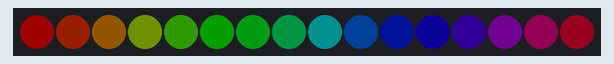
A sketch run on a simulated Arduino Uno, built with avr-gcc and run on an emulated ATmega328P. Shown: 16 RGB LEDs in strip order, left to right. Dim RGB values are drawn brighter than linear.

Above: at 0.15 s.
At 4.06 s:
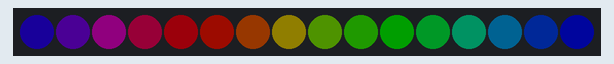
At 10.07 s:
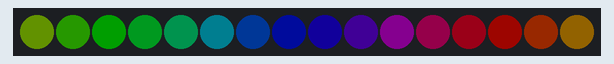
At 19.99 s:
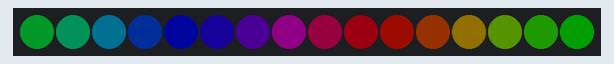
At 29.91 s:
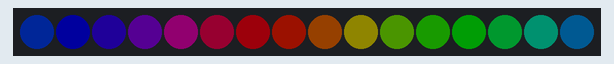
At 39.84 s:
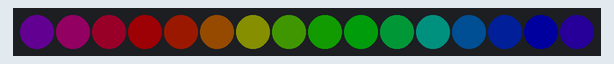

The sketch:

rainbow_rotate.ino
```cpp
#include <Adafruit_NeoPixel.h>

#define PIN 0

Adafruit_NeoPixel strip = Adafruit_NeoPixel(16, PIN);

uint32_t loops = 0; // the number of times we have looped.

void setup() {
  strip.begin();
  strip.setBrightness(30);
  loops = 0;
}

// Space the entire 256-color line across the strip then rotate it.
void loop() {
  uint8_t i;
  for (i=0; i<strip.numPixels(); i++) {
    strip.setPixelColor(i, Wheel((i * 256 / strip.numPixels() + loops) & 255));
  }
  strip.show();
  loops++;
}

// Input a value 0 to 255 to get a color value.
// The colours are a transition r - g - b - back to r.
uint32_t Wheel(byte WheelPos) {
  WheelPos = 255 - WheelPos;
  if(WheelPos < 85) {
    return strip.Color(255 - WheelPos * 3, 0, WheelPos * 3);
  }
  if(WheelPos < 170) {
    WheelPos -= 85;
    return strip.Color(0, WheelPos * 3, 255 - WheelPos * 3);
  }
  WheelPos -= 170;
  return strip.Color(WheelPos * 3, 255 - WheelPos * 3, 0);
}
```
